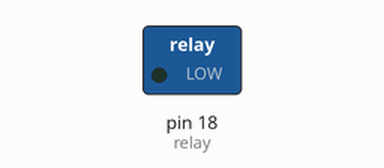
A sketch run on a simulated Arduino Uno, built with avr-gcc and run on an emulated ATmega328P. Parts: switched loads named in the sketch (green lamp = pin HIGH).

Above: at 1.0 s.
At 3.0 s:
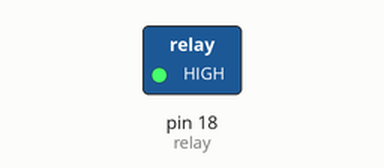
Timing chart, 0 to 5.2 s (numbered marks = the images above):
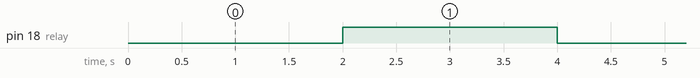

Measured:
- by itself, pin 18 (relay): alternates HIGH for 2.0 s and LOW for 2.0 s

The sketch:

relay_experiment.ino
```cpp
#define relay 18

void setup() {
  // put your setup code here, to run once:
  pinMode(relay, OUTPUT);
  digitalWrite(relay, HIGH);
}

void loop() {
  // put your main code here, to run repeatedly:
  digitalWrite(relay, LOW);
  delay(2000);
  digitalWrite(relay, HIGH);
  delay(2000);
}
```
